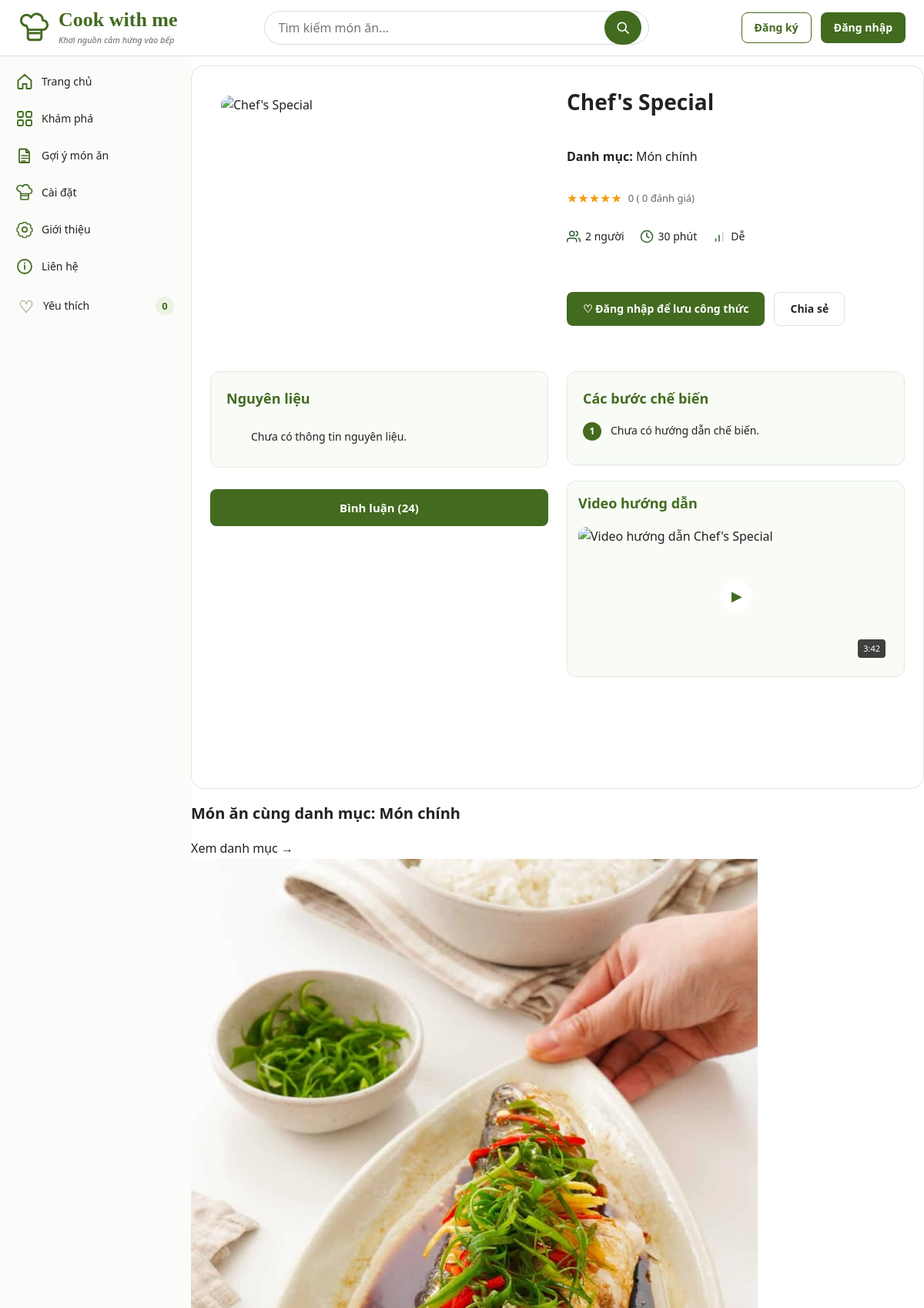
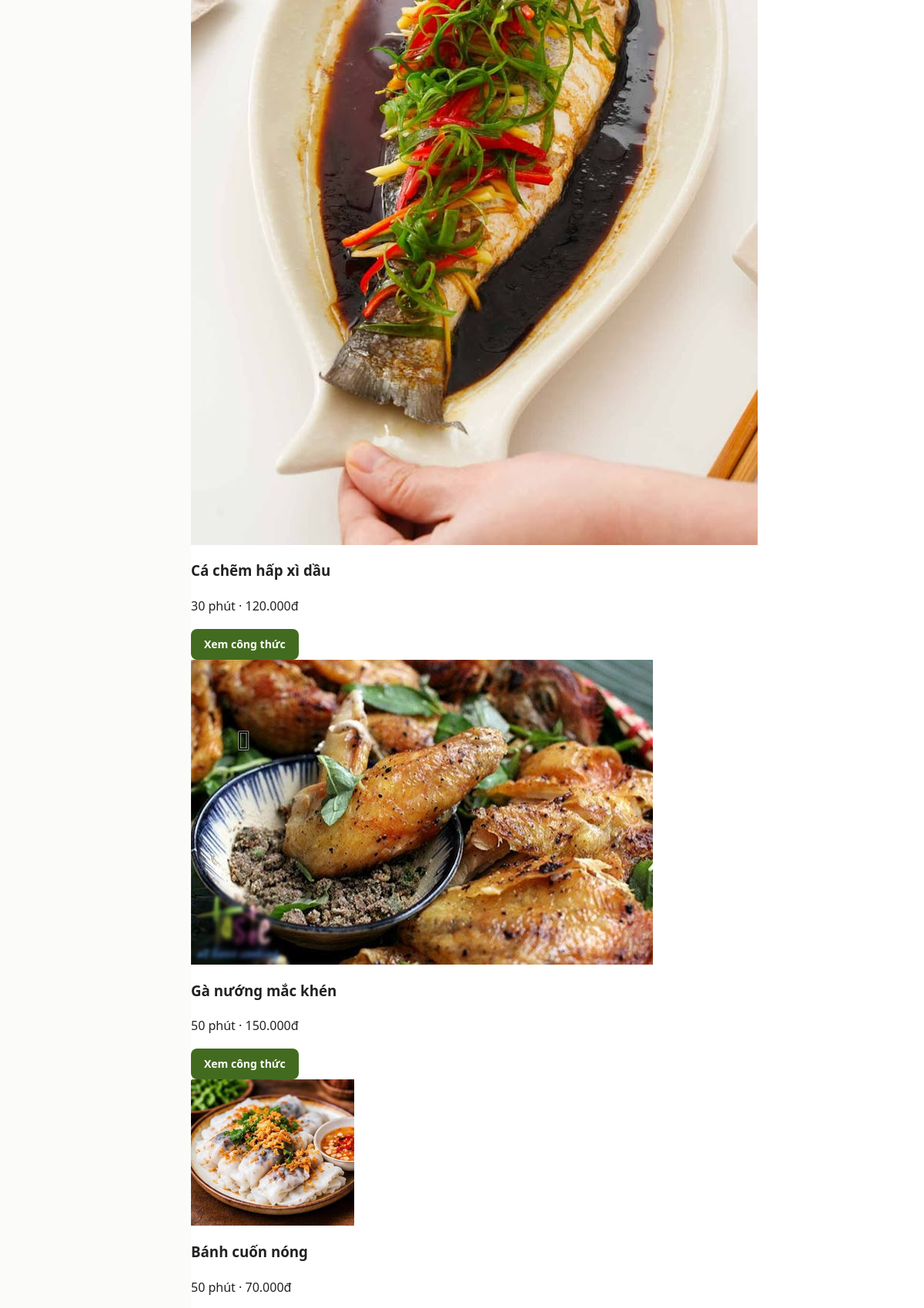
The app's page /chi-tiet.php?id=chef-special-test (upper part) with its own data (2 pictures, top to bottom).
### tables this page shows
CREATE TABLE mon_an (
    id INT UNSIGNED AUTO_INCREMENT PRIMARY KEY,
    slug VARCHAR(150) NOT NULL UNIQUE,
    danh_muc_id INT UNSIGNED NOT NULL,
    ten VARCHAR(200) NOT NULL,
    thoi_gian SMALLINT UNSIGNED NOT NULL,
    khau_phan SMALLINT UNSIGNED NOT NULL,
    do_kho VARCHAR(30) NOT NULL,
    ngan_sach INT UNSIGNED NOT NULL,
    ton_kho INT UNSIGNED NOT NULL DEFAULT 0,
    hinh_anh VARCHAR(255),
    mo_ta TEXT,
    video VARCHAR(255),
    danh_gia DECIMAL(3,2) DEFAULT 0,
    so_luot_danh_gia INT UNSIGNED DEFAULT 0,
    ngay_tao DATETIME NOT NULL
        DEFAULT CURRENT_TIMESTAMP,

    CONSTRAINT fk_mon_an_danh_muc
        FOREIGN KEY (danh_muc_id)
        REFERENCES danh_muc(id)
        ON DELETE RESTRICT,

    CONSTRAINT chk_mon_an_thoi_gian
        CHECK (thoi_gian > 0),

    CONSTRAINT chk_mon_an_khau_phan
        CHECK (khau_phan > 0),

    INDEX idx_mon_an_danh_muc_ngan_sach
        (danh_muc_id, ngan_sach)
);

CREATE TABLE danh_muc (
    id INT UNSIGNED AUTO_INCREMENT PRIMARY KEY,
    ten VARCHAR(100) NOT NULL,
    slug VARCHAR(100) NOT NULL UNIQUE
);

### chi-tiet.php (the view, shortened to what the rows shown need)
<?php
require_once __DIR__ . '/inc/db.php';
$id = trim((string) ($_GET['id'] ?? ''));
$khoMonAn = new KhoMonAn(db());
$monAn = null;
if ($id !== '' && strlen($id) <= 255) {
    $monAn = $khoMonAn->timTheoId($id);
}
$danhSachCungDanhMuc = $khoMonAn->layCungDanhMuc(
    (string) $monAn->danhMuc,
    (string) $monAn->id,
    4
);
$daDangNhap = !empty($_SESSION['user'])
    || !empty($_SESSION['nguoi_dung']);
$yeuThichService = new YeuThichService();
$daYeuThich = $daDangNhap
    && $yeuThichService->co((string) $monAn->id);
$tenMon = $monAn->ten ?: 'Chi tiết món ăn';
require __DIR__ . '/inc/header.php';
?>
<main class="chi-tiet-trang">
    <div class="chi-tiet-mon-an">
        <div class="thong-tin-mon-an">
            <h1 class="tieu-de-mon-an">
                <?= e($tenMon) ?>
            </h1>
            <p class="danh-muc-mon-an">
                <strong>Danh mục:</strong>
                <a
                    href="danh-sach.php?dm=<?= urlencode(
                        (string) $monAn->danhMuc
                    ) ?>"
                >
                    <?= e($monAn->danhMuc) ?>
                </a>
            </p>
            <div class="thong-tin-danh-gia">
                <span class="danh-gia">
                    ★★★★★
                </span>
                <span class="so-luot-danh-gia">
                    <?= e((string) $monAn->danhGia) ?>
                    (
                    <?= e((string) $monAn->soLuotDanhGia) ?>
                    đánh giá)
                </span>
            </div>
            <div class="thong-tin-co-ban-ngang">
                <div class="item-meta">
                    <img
                        src="images/icons/khau-phan.svg"
                        alt="Khẩu phần"
                        style="width:18px;height:18px;object-fit:contain;"
                    >
                    <span>
                        <?= e((string) $monAn->khauPhan) ?>
                        người
                    </span>
                </div>
                <div class="item-meta">
                    <img
                        src="images/icons/thoi-gian.svg"
                        alt="Thời gian"
                        style="width:18px;height:18px;object-fit:contain;"
                    >
                    <span>
                        <?= e((string) $monAn->thoiGian) ?>
                        phút
                    </span>
                </div>
                <div class="item-meta">
                    <img
                        src="images/icons/do-kho.svg"
                        alt="Độ khó"
                        style="width:18px;height:18px;object-fit:contain;"
                    >
                    <span>
                        <?= e($monAn->doKho) ?>
                    </span>
                </div>
            </div>
            <div class="mo-ta-mon-an">
            </div>
            <div class="khu-vuc-hanh-dong">
                <?php if ($daDangNhap): ?>
                    <form
                        action="chi-tiet.php?id=<?= urlencode(
                            (string) $monAn->id
                        ) ?>"
                        method="post"
                    >
                        <button
                            type="submit"
                            name="doi_yeu_thich"
                            value="1"
                            class="nut nut-yeu-thich"
                            aria-label="<?= $daYeuThich
                                ? 'Bỏ khỏi yêu thích'
                                : 'Thêm vào yêu thích'
                            ?>"
                        >
                            <?= $daYeuThich
                                ? '♥ Đã lưu'
                                : '♡ Lưu công thức'
                            ?>
                        </button>
                    </form>
                <?php else: ?>
                    <a
                        href="dang-nhap.php"
                        class="nut nut-yeu-thich"
                    >
                    </a>
                <?php endif; ?>
                <button
                    type="button"
                    class="nut nut-chia-se"
                >
                </button>
            </div>
        </div>
        <div class="cot-trai-chi-tiet">
            <section class="khu-vuc-nguyen-lieu">
                <h2>
                    Nguyên liệu
                </h2>
            </section>
        </div>
        <div class="cot-phai-chi-tiet">
            <section class="khu-vuc-cac-buoc">
                <h2>
                    Các bước chế biến
                </h2>
            </section>
            <section class="video-huong-dan">
                <h2>
                    Video hướng dẫn
                </h2>
            </section>
        </div>
    </div>
    <section class="mon-cung-danh-muc">
        <div class="tieu-de-khu-vuc">
            <h2>
                Món ăn cùng danh mục:
                <?= e($monAn->danhMuc) ?>
            </h2>
            <a
                href="danh-sach.php?dm=<?= urlencode(
                    (string) $monAn->danhMuc
                ) ?>"
            >
                Xem danh mục →
            </a>
        </div>
        <?php if (empty($danhSachCungDanhMuc)): ?>
            <p>
                Hiện chưa có món ăn khác cùng danh mục.
            </p>
        <?php else: ?>
            <div class="danh-sach-mon-an">
                <?php foreach (
                    $danhSachCungDanhMuc as $monLienQuan
                ): ?>
                    <article class="the-mon-an">
                        <div class="khung-anh-mon">
                            <img
                                src="<?= e(
                                    $monLienQuan->hinhAnh
                                    ?: 'images/default.jpg'
                                ) ?>"
                                alt="<?= e($monLienQuan->ten) ?>"
                                loading="lazy"
                            >
                        </div>
                        <div class="noi-dung-the-mon">
                            <h3>
                                <?= e($monLienQuan->ten) ?>
                            </h3>
                            <p>
                                <?= (int) $monLienQuan->thoiGian ?>
                                phút ·
                                <?= number_format(
                                    (int) $monLienQuan->nganSach,
                                    0,
                                    ',',
                                    '.'
                                ) ?>đ
                            </p>
                            <a
                                class="nut"
                                href="chi-tiet.php?id=<?= urlencode(
                                    (string) $monLienQuan->id
                                ) ?>"
                            >
                                Xem công thức
                            </a>
                        </div>
                    </article>
                <?php endforeach; ?>
            </div>
        <?php endif; ?>
    </section>
</main>
<?php
require __DIR__ . '/inc/footer.php';
?>

### records on screen
mon_an: ten "Chef's Special", danh_muc.ten "Món chính", danh_gia "0", so_luot_danh_gia "0", khau_phan "2", thoi_gian "30", do_kho "Dễ"
mon_an: hinh_anh (picture), ten "Cá chẽm hấp xì dầu", thoi_gian "30", ngan_sach "120.000"
mon_an: hinh_anh (picture), ten "Gà nướng mắc khén", thoi_gian "50", ngan_sach "150.000"
mon_an: hinh_anh (picture), ten "Bánh cuốn nóng", thoi_gian "50", ngan_sach "70.000"

### other values on screen
$nhan "Trang chủ"
$nhan "Khám phá"
$nhan "Gợi ý món ăn"
$nhan "Cài đặt"
$nhan "Giới thiệu"
$nhan "Liên hệ"
$soYeuThich "0"
